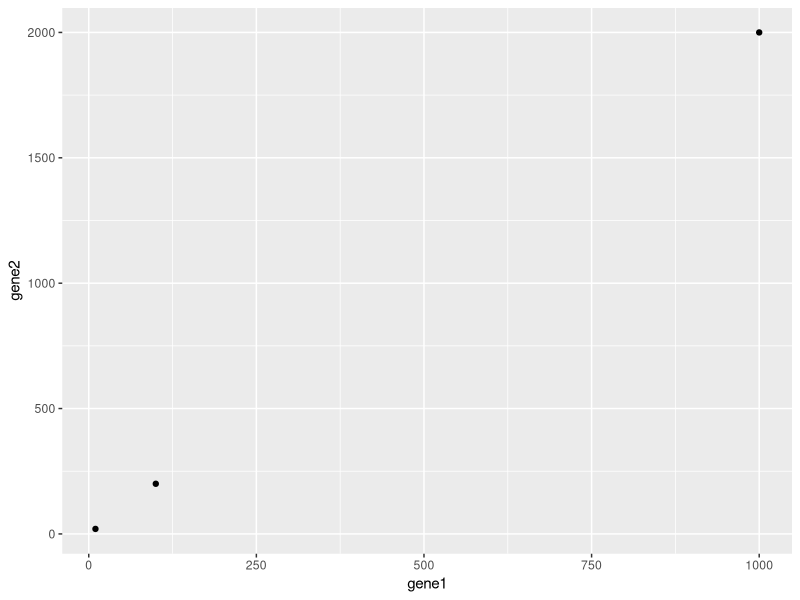
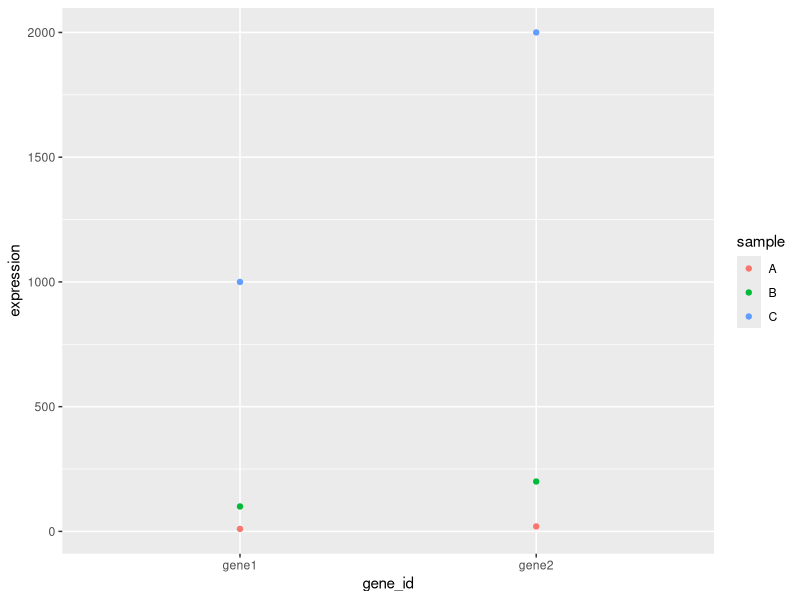
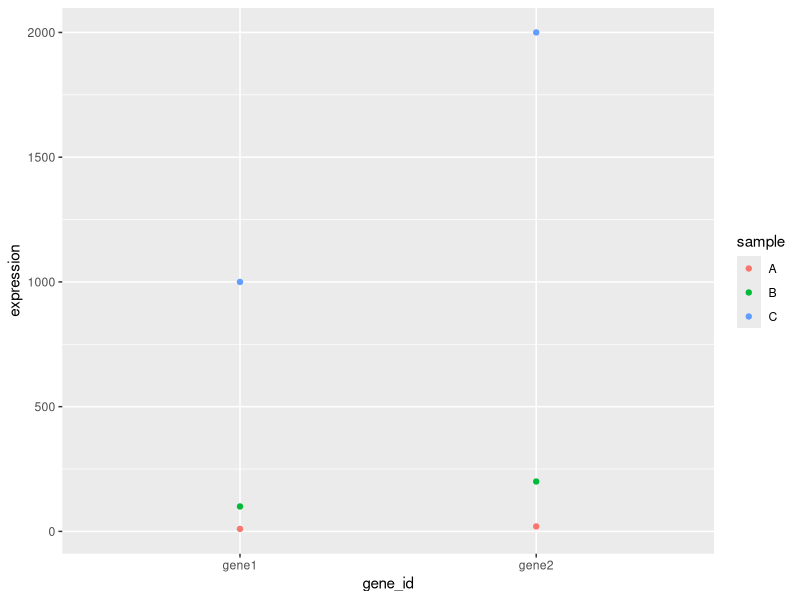
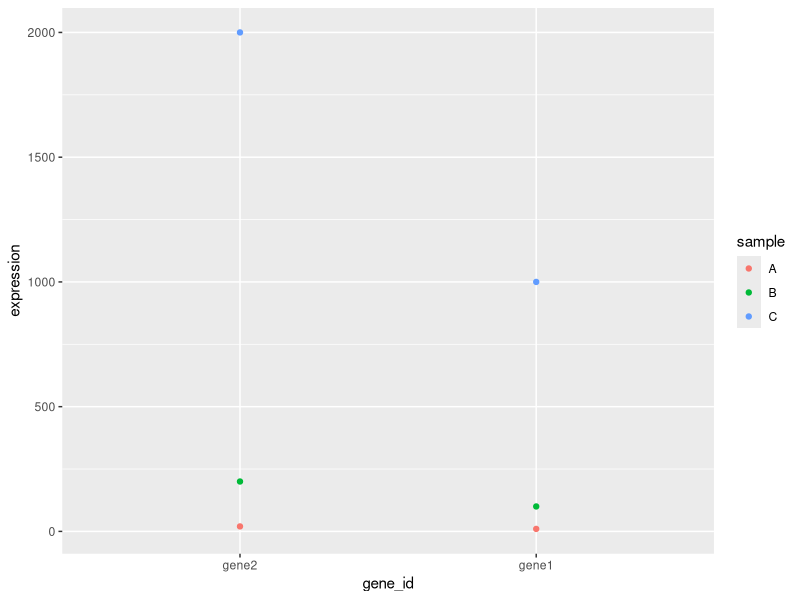

R code for these plots, in order:
## ---- chunk 1
library(tidyverse)
## ---- chunk 2
# Create an example table
gene_expression <- tibble(sample = LETTERS[1:3],
                          gene1 = c(10, 100, 1000),
                          gene2 = c(20, 200, 2000))
gene_expression
## ---- chunk 3
ggplot(gene_expression, aes(gene1, gene2)) + geom_point()
## ---- chunk 4
gene_expression %>% 
  gather(gene_id, expression, gene1:gene2) %>% 
  knitr::kable()
## ---- chunk 5
gene_expression_long <- gene_expression %>% 
  gather(gene_id, expression, gene1, gene2)
gene_expression_long
## ---- chunk 6
ggplot(gene_expression_long, aes(gene_id, expression, colour = sample)) + 
  geom_point()
## ---- chunk 7
gene_expression_long %>% 
  spread(gene_id, expression)
## ---- chunk 8
# Create a second example table
gene_expression_more <- tibble(sample = LETTERS[2:4],
                          gene3 = c(30000, 3000, 300),
                          gene4 = c(40000, 4000, 400)) 
gene_expression_more
## ---- chunk 9
full_join(gene_expression, gene_expression_more, by="sample")
## ---- chunk 10
left_join(gene_expression, gene_expression_more, by="sample")
## ---- chunk 11
right_join(gene_expression, gene_expression_more, by="sample")
## ---- chunk 12
inner_join(gene_expression, gene_expression_more, by="sample")
## ---- chunk 13
anti_join(gene_expression, gene_expression_more, by="sample")
## ---- chunk 14
# Sort table by gene3's expression
arrange(gene_expression_more, gene3)
## ---- chunk 15
arrange(gene_expression, desc(gene1))
## ---- chunk 16
genotypes_to_split <- read_csv("../data/Genotypes_to_split.csv")
genotypes_to_split
## ---- chunk 17
genotypes_split <- separate(genotypes_to_split, genotype, into=c("mutant","ecotype"), sep=" ")
genotypes_split
## ---- chunk 18
ggplot(gene_expression_long, aes(gene_id, expression, colour = sample)) + 
  geom_point()
## ---- chunk 19
# Convert gene_id to a factor:
factor(gene_expression_long$gene_id)
## ---- chunk 20
factor(gene_expression_long$gene_id, levels = c("gene2", "gene1"))
## ---- chunk 21
# Using mutate to modify the gene_id column into a factor with custom level order
# pipe it directly to ggplot to avoid creating intermediate variables
gene_expression_long %>% 
  mutate(gene_id = factor(gene_id, levels = c("gene2", "gene1"))) %>% 
  ggplot(aes(gene_id, expression, colour = sample)) +
  geom_point()
